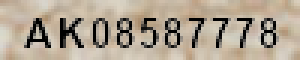
#> input picture dataset/sample/AK08587778.png, 100 x 20 px (shown 3 times larger)
$ jupyter execute --allow-errors recognize_text.ipynb   (shell and % lines are left out)
#> lines starting #> are read from the running program, lines starting #| are printed output that depends on the picture; after the words box and inside, x2 and y2 are one past the last pixel; in counts of white or black regions, pixels touching at a corner belong together; long printed decimals are rounded
# Try tesseract OCR

There are following four steps for the basic procedure to recognize the text in the image.

1. Get and resize the image
1. Remove the background noise from the image
1. Recognize the text
1. Correct the possible misreading characters

I am going to introduce all above steps one by one but I do not mention the step 4 very much since it heavily depends on your business. For instance, the text format that you want to recognize have 2-character upper case alphabet and 8-digit numeric like ``AB12345678``. In this case, you can replace "l" (lower L) to "I" (upper i) in the alphabet region but you should replace it to "1" (numeric one) if you found the character in the numeric region. So, I would like to introduce very simple code to pick up upper case alphabet and numeric only in this sample.

## Preparation

### Import libraries

Let's import the following libraries.

[cell 1]
import pyocr
import pyocr.builders
import numpy as np
import cv2
import re
from PIL import Image, ImageDraw
from decimal import Decimal, ROUND_HALF_UP, ROUND_HALF_EVEN
import matplotlib.pyplot as plt

###  Compute the similarity of the two images

This function returns the similarity between two images by using the difference of the histgram. It may be hard to find the difference between two images if you only look at the images by your eyes. So, I use the similarity to figure out how much the images are different.

[cell 2]
def get_similarity(img1, img2):
    hist1 = cv2.calcHist([img1], [0], None, [256], [0, 256])
    hist2 = cv2.calcHist([img2], [0], None, [256], [0, 256])
    result = cv2.compareHist(hist1, hist2, 0)
    return result

### Parameters

These parameters are key to remove the background noise. You need to set the appropriate value to get the clear image. Many many try and error are required. You can try the value that returns both accurate and wrong text.

[cell 3]
resize_to = (400, 80)     # Rescale the image more than 300 dpi
block_size = 147           # Block size for adaptive thresholding. This should be positive and odd value more than 1.
C = 31                          # The constant to subtract from mean or weighted mean
threshold = 140            # The threshold for simple thresholding
open_ksize = (5, 5)       # The kernel size to remove white patch in black region
close_ksize = (3, 3)      # The kernel size to remove black patch in white region
blur_ksize = (5, 5)        # The Gaussian kernel size to set blur. This should be positive and odd value

### Load the grayscale image

Load the grayscale image that is already synthesized.

[cell 4]
img_generated = cv2.imread('../dataset/sample/AK08587778.png', cv2.IMREAD_GRAYSCALE)
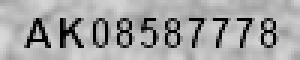
#> img_generated: shape (20, 100) (shown 3 times larger); min 0, max 216, mean 164.1
print('image shape', img_generated.shape)
#| image shape (20, 100)
cv2.imwrite('../doc_resources/grayscale_image.png', img_generated)
plt.gray()
plt.imshow(img_generated)

### Resize image

tesseract OCR engine needs 300 dpi image but the synthesized image is 72 dpi. I need to enlarge the image at least 4 times wider in x and y axis since it is too small and low resolution. I resize the image to 4 times larger than original one at this time.

[cell 5]
img_resized = cv2.resize(img_generated, resize_to, interpolation = cv2.INTER_LINEAR)
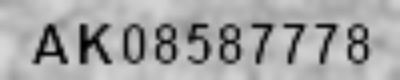
#> img_resized: shape (80, 400); min 0, max 216, mean 164
print('resize to', img_resized.shape)
#| resize to (80, 400)
print('similarity:', get_similarity(img_generated, img_resized))
#> in get_similarity, `hist1 = cv2.calcHist([img1], [0], None, [256], [0, 256])`: hist1 = 256 values, max 118 at index 0, min 0 at index 1, mean 7.81
#> in get_similarity, `hist2 = cv2.calcHist([img2], [0], None, [256], [0, 256])`: hist2 = 256 values, max 871 at index 181, min 0 at index 217, mean 125
#> in get_similarity, `result = cv2.compareHist(hist1, hist2, 0)`: result = 0.874
#| similarity: 0.8736
cv2.imwrite('../doc_resources/resized_image.png', img_resized)
plt.imshow(Image.fromarray(img_resized))

## Remove background noise

Let's remove the background noise while binarizing the grayscale image. There are several methods to get the binary image from the grayscale image. However, I create two binary images using adaptive threshold and simple threshold, and then I conbine the both images by bit-wise OR method to make sure the white region as white. (white is 0xFF and it means all bits are ON)

### Get binary image with adaptive threshold

#### Adaptive threshold

The adaptive threshold method give us different thresholds for different regions of the same image and it gives us better results for images with varying illumination.

Refer to [Image Thresholding : OpenCV-Python Tutrials](https://docs.opencv.org/3.4/d7/d4d/tutorial_py_thresholding.html)

[cell 6]
img_adaptive = cv2.adaptiveThreshold(img_resized, 255, cv2.ADAPTIVE_THRESH_GAUSSIAN_C, cv2.THRESH_BINARY, block_size, C)
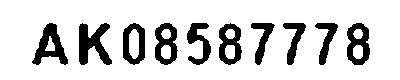
#> img_adaptive: shape (80, 400); 83.1% white; 10 black regions, largest, box (x1, y1, x2, y2) and area: (79, 23, 112, 65) 786, (32, 23, 68, 65) 693, (347, 23, 370, 65) 593
print('similarity:', get_similarity(img_resized, img_adaptive))
#| similarity: -0.04252
cv2.imwrite('../doc_resources/adaptive_image.png', img_adaptive)
plt.imshow(img_adaptive)

#### Remove white noise in black region

Firstly I remove the white blocks in the black region from the binary image that is created by adaptive threashold. The block size is defined as kernel size of opening.

Refer to the [Morphological Transformations : OpenCV-Python Tutrials](https://docs.opencv.org/trunk/d9/d61/tutorial_py_morphological_ops.html)

[cell 7]
img_morph_open = cv2.morphologyEx(img_adaptive, cv2.MORPH_OPEN, np.ones(open_ksize, np.uint8))
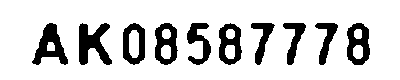
#> img_morph_open: shape (80, 400); 82.7% white; 10 black regions, largest, box (x1, y1, x2, y2) and area: (79, 23, 112, 65) 800, (32, 23, 68, 65) 718, (347, 23, 370, 65) 609
print('similarity:', get_similarity(img_morph_open, img_adaptive))
#| similarity: 1
cv2.imwrite('../doc_resources/morph_open_image.png', img_morph_open)
plt.imshow(img_morph_open)

#### Remove black noise in white resion

Secondly I remove the black blocks in the white region form the binary image that the white noise is removed. The block size is defined as kernel size of closing.

Refer to the [Morphological Transformations : OpenCV-Python Tutrials](https://docs.opencv.org/trunk/d9/d61/tutorial_py_morphological_ops.html)

[cell 8]
img_morph_close = cv2.morphologyEx(img_morph_open, cv2.MORPH_CLOSE, np.ones(close_ksize, np.uint8))
#> img_morph_close: shape (80, 400); 82.7% white; 10 black regions, largest, box (x1, y1, x2, y2) and area: (79, 23, 112, 65) 799, (33, 23, 68, 65) 714, (347, 23, 370, 65) 609
print('similarity:', get_similarity(img_morph_open, img_morph_close))
#| similarity: 1
cv2.imwrite('../doc_resources/morph_close_image.png', img_morph_close)
plt.imshow(img_morph_close)

### Get binary image with simple threshold

#### Simple threshold

We use a global value as threshold value. This means I binarize the image only one global value instead of using differenct value for different regions of the image like adaptive threshold.

 Refer to [Simple Thresholding : OpenCV-Python Tutrials](https://docs.opencv.org/3.4/d7/d4d/tutorial_py_thresholding.html)

[cell 9]
result, img_threshold = cv2.threshold(img_resized, threshold, 255, cv2.THRESH_BINARY)
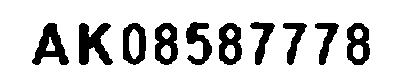
#> img_threshold: shape (80, 400); 81.5% white; 10 black regions, largest, box (x1, y1, x2, y2) and area: (79, 23, 113, 65) 858, (32, 23, 69, 65) 757, (155, 23, 178, 65) 636
#> result = 140
print('similarity:', get_similarity(img_threshold, img_resized))
#| similarity: -0.04302
cv2.imwrite('../doc_resources/simple_threshold_image.png', img_threshold)
plt.imshow(img_threshold)

#### OTSU's binarization

OTSU's binarization automatically calculates a threshold value from image histogram for a bimodal image. So I do not need to set any threshold value.

 Refer to [OTSU's Binarization : OpenCV-Python Tutrials](https://docs.opencv.org/3.4/d7/d4d/tutorial_py_thresholding.html)

[cell 10]
result, img_OTSU = cv2.threshold(img_resized, 0, 255, cv2.THRESH_BINARY + cv2.THRESH_OTSU)
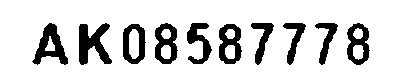
#> img_OTSU: shape (80, 400); 83.6% white; 10 black regions, largest, box (x1, y1, x2, y2) and area: (79, 23, 112, 65) 776, (32, 23, 68, 65) 680, (219, 24, 242, 64) 565
#> result = 125
print('similarity:', get_similarity(img_OTSU, img_threshold))
#| similarity: 0.9996
cv2.imwrite('../doc_resources/OTSU1_image.png', img_OTSU)
plt.imshow(img_OTSU)

#### Smoothing with gaussian blur

Blur is useful for removing noises. It actually removes high frequency content (eg: noise, edges) from the image.

Refer to [Image Blurring (Image Smoothing) : OpenCV-Python Tutrials](https://docs.opencv.org/3.4/d4/d13/tutorial_py_filtering.html)

[cell 11]
img_blur = cv2.GaussianBlur(img_OTSU, blur_ksize, cv2.BORDER_CONSTANT)
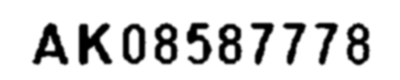
#> img_blur: shape (80, 400); min 0, max 255, mean 213.3
print('similarity:', get_similarity(img_OTSU, img_blur))
#| similarity: 0.9895
cv2.imwrite('../doc_resources/Blur_image.png', img_blur)
plt.imshow(img_blur)

#### OTSU's threshold again

We use OTSU's binarization again.

[cell 12]
result, img_OTSU2 = cv2.threshold(img_blur, 0, 255, cv2.THRESH_BINARY + cv2.THRESH_OTSU)
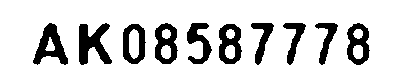
#> img_OTSU2: shape (80, 400); 83.2% white; 10 black regions, largest, box (x1, y1, x2, y2) and area: (79, 23, 112, 65) 784, (33, 23, 68, 65) 694, (219, 24, 242, 64) 587
#> result = 141
print('similarity:', get_similarity(img_OTSU2, img_blur))
#| similarity: 0.9888
cv2.imwrite('../doc_resources/OTSU2_image.png', img_OTSU2)
plt.imshow(img_OTSU2)

### Make sure white region

Calculates the per-element bit-wise disjunction of two arrays. This means set the dot as white if either adaptive threshold based image or simple threshold based image say the dot is white.

[cell 13]
img_bitwise = cv2.bitwise_or(img_OTSU2, img_morph_close)
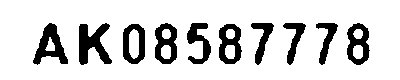
#> img_bitwise: shape (80, 400); 83.5% white; 10 black regions, largest, box (x1, y1, x2, y2) and area: (79, 23, 112, 65) 779, (33, 23, 68, 65) 677, (219, 24, 242, 64) 567
print('similarity(to OTSU2):', get_similarity(img_OTSU2, img_bitwise))
#| similarity(to OTSU2): 1
print('similarity(to Morph):', get_similarity(img_morph_close, img_bitwise))
#| similarity(to Morph): 0.9999
cv2.imwrite('../doc_resources/bitwiseOr.png', img_bitwise)
plt.imshow(img_bitwise)
